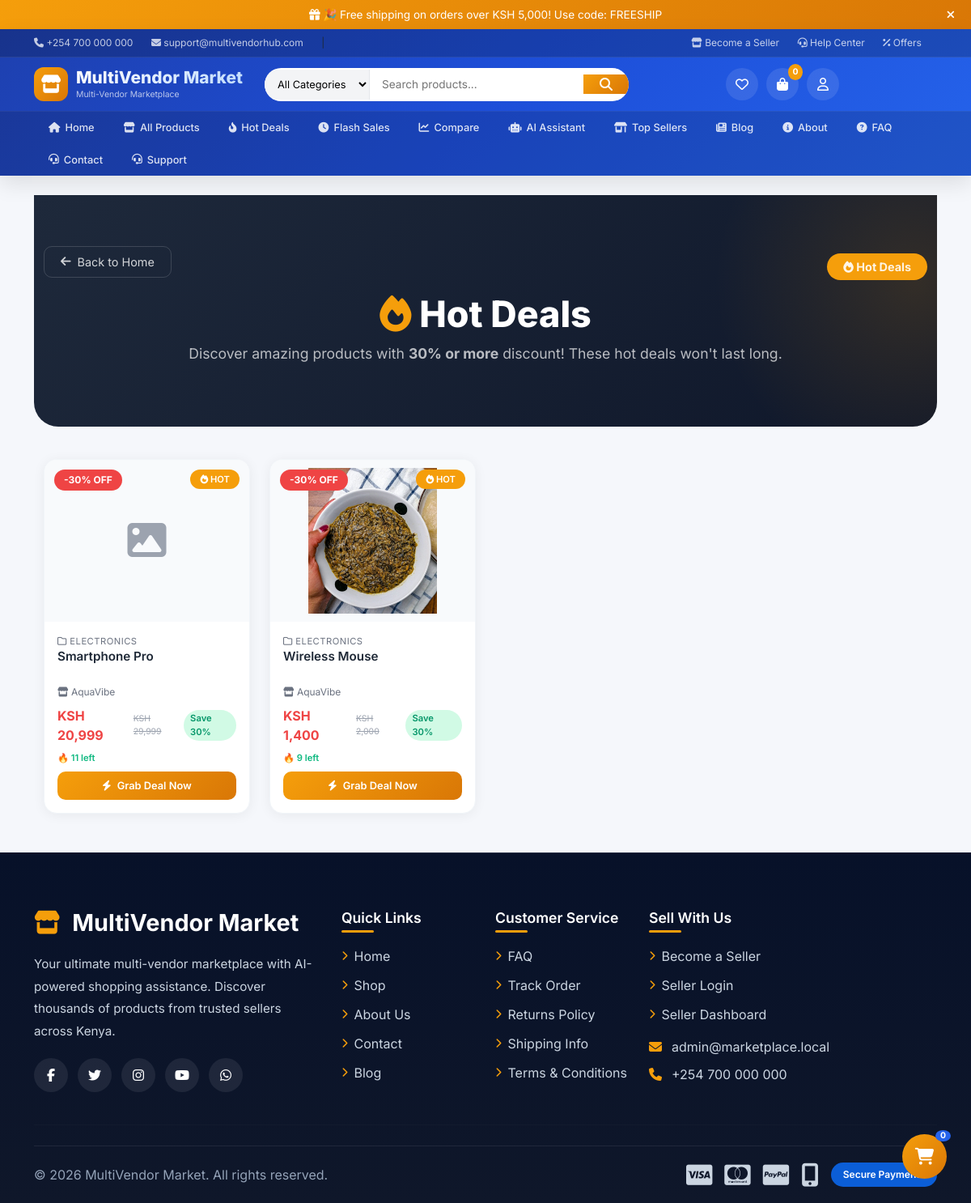
The page /deals.php on the database its author committed.
### tables this page shows
CREATE TABLE `products` (
  `id` int(11) NOT NULL,
  `seller_id` int(11) NOT NULL,
  `category_id` int(11) DEFAULT NULL,
  `name` varchar(190) NOT NULL,
  `slug` varchar(220) NOT NULL,
  `short_description` varchar(255) NOT NULL,
  `description` text DEFAULT NULL,
  `price` decimal(12,2) NOT NULL,
  `stock` int(11) NOT NULL DEFAULT 0,
  `brand` varchar(120) DEFAULT NULL,
  `status` enum('draft','pending','approved','rejected') NOT NULL DEFAULT 'pending',
  `rating` decimal(3,2) DEFAULT 0.00,
  `created_at` datetime NOT NULL,
  `updated_at` datetime DEFAULT NULL,
  `discount_percent` int(11) DEFAULT 0 COMMENT 'Discount percentage (0-99)',
  `discounted_price` decimal(12,2) DEFAULT NULL COMMENT 'Price after discount',
  `discount_start_date` datetime DEFAULT NULL COMMENT 'When discount starts',
  `discount_end_date` datetime DEFAULT NULL COMMENT 'When discount ends',
  `is_on_sale` tinyint(1) DEFAULT 0 COMMENT '1 = on sale, 0 = not on sale'
);

CREATE TABLE `categories` (
  `id` int(11) NOT NULL,
  `name` varchar(120) NOT NULL,
  `slug` varchar(150) NOT NULL,
  `description` text DEFAULT NULL,
  `created_at` datetime NOT NULL
);

CREATE TABLE `sellers` (
  `id` int(11) NOT NULL,
  `user_id` int(11) NOT NULL,
  `shop_name` varchar(150) NOT NULL,
  `shop_logo` varchar(255) DEFAULT NULL,
  `phone` varchar(60) NOT NULL,
  `business_id` varchar(100) NOT NULL,
  `id_image` varchar(255) DEFAULT NULL,
  `description` text DEFAULT NULL,
  `location` varchar(255) DEFAULT NULL,
  `status` enum('pending','verified','rejected') NOT NULL DEFAULT 'pending',
  `subscription_status` enum('active','expired','none') NOT NULL DEFAULT 'none',
  `subscription_expires` date DEFAULT NULL,
  `created_at` datetime NOT NULL
);

CREATE TABLE `product_images` (
  `id` int(11) NOT NULL,
  `product_id` int(11) NOT NULL,
  `filename` varchar(255) NOT NULL,
  `created_at` datetime NOT NULL
);

### includes/functions.php (called while the page is built, shortened)
<?php
function sanitize($value) {
    return htmlspecialchars(trim($value), ENT_QUOTES, 'UTF-8');
}
?>

### deals.php (the view, shortened to what this page needs)
<?php
require_once 'includes/header.php';
$page = isset($_GET['page']) ? (int)$_GET['page'] : 1;
$limit = 12;
$offset = ($page - 1) * $limit;
$sql = "SELECT p.*, c.name as category_name, s.shop_name,
        (SELECT filename FROM product_images WHERE product_id = p.id LIMIT 1) as image
        FROM products p
        LEFT JOIN categories c ON c.id = p.category_id
        LEFT JOIN sellers s ON p.seller_id = s.id
        WHERE p.status = 'approved'
        AND p.stock > 0
        AND p.is_on_sale = 1
        AND p.discount_percent >= 30
        ORDER BY p.discount_percent DESC, p.price DESC
        LIMIT ? OFFSET ?";
$stmt = $mysqli->prepare($sql);
$stmt->bind_param('ii', $limit, $offset);
$stmt->execute();
$products = $stmt->get_result();
$has_products = $products->num_rows > 0;
?>
<div class="deals-hero">
    <div class="container">
        <div style="display:flex;justify-content:space-between;align-items:center;flex-wrap:wrap;gap:12px;margin-bottom:16px;">
            <a href="index.php" class="back-btn">
                <i class="fa-solid fa-arrow-left"></i> Back to Home
            </a>
            <span class="hot-badge-large"><i class="fa-solid fa-fire"></i> Hot Deals</span>
        </div>
        <h1><i class="fa-solid fa-fire" style="color:#f59e0b;"></i> Hot Deals</h1>
        <p>Discover amazing products with <strong>30% or more</strong> discount! These hot deals won't last long.</p>
    </div>
</div>
<div class="container mb-5">
    <?php if (!$has_products): ?>
    <div class="empty-state">
        <i class="fa-solid fa-fire"></i>
        <h3>No Hot Deals Right Now</h3>
        <p>Check back soon for amazing deals with 30%+ discounts!</p>
        <a href="shop.php" class="btn btn-primary"><i class="fa-solid fa-store"></i> Browse Products</a>
    </div>
    <?php else: ?>
    <div class="row g-4">
        <?php while ($product = $products->fetch_assoc()):
            $image_result = $mysqli->query("SELECT filename FROM product_images WHERE product_id = {$product['id']} LIMIT 1");
            $image = $image_result ? $image_result->fetch_assoc() : null;
            $has_image = $image && !empty($image['filename']) && file_exists('uploads/products/' . $image['filename']);
            $discount = $product['discount_percent'] ?? 0;
            $discounted_price = $product['discounted_price'] ?? ($product['price'] * (1 - $discount / 100));
            $sold_sql = "SELECT COUNT(*) as sold FROM order_items oi
                         JOIN orders o ON o.id = oi.order_id
                         WHERE oi.product_id = ? AND o.status != 'cancelled'";
            $sold_stmt = $mysqli->prepare($sold_sql);
            $sold_stmt->bind_param('i', $product['id']);
            $sold_stmt->execute();
            $sold_result = $sold_stmt->get_result();
            $sold_data = $sold_result->fetch_assoc();
            $sold = $sold_data['sold'] ?? 0;
            if ($sold == 0) {
                $sold = rand(5, 50);
            }
            $stock = $product['stock'];
            $remaining = max($stock - $sold, 0);
            if ($remaining == 0 && $stock > 0) {
                $remaining = $stock;
            }
        ?>
        <div class="col-lg-3 col-md-6">
            <div class="product-card">
                <div class="discount-badge">-<?= $discount ?>% OFF</div>
                <div class="hot-badge"><i class="fa-solid fa-fire"></i> HOT</div>
                <div class="product-img-container">
                    <?php if ($has_image): ?>
                        <img src="uploads/products/<?= sanitize($image['filename']) ?>"
                             class="product-img"
                             alt="<?= sanitize($product['name']) ?>"
                             loading="lazy">
                    <?php else: ?>
                        <div class="product-img-placeholder">
                            <i class="fa-solid fa-image"></i>
                        </div>
                    <?php endif; ?>
                </div>
                <div class="product-info">
                    <div class="product-category"><i class="fa-regular fa-folder"></i> <?= sanitize($product['category_name'] ?? 'Uncategorized') ?></div>
                    <div class="product-name"><a href="product.php?id=<?= $product['id'] ?>"><?= sanitize($product['name']) ?></a></div>
                    <div class="product-seller"><i class="fa-solid fa-store"></i> <?= sanitize($product['shop_name'] ?? 'Unknown Seller') ?></div>
                    <div class="product-price">
                        <span class="current">KSH <?= number_format($discounted_price) ?></span>
                        <span class="original">KSH <?= number_format($product['price']) ?></span>
                        <span class="save">Save <?= $discount ?>%</span>
                    </div>
                    <div class="sold-info">
                        <span class="stock-count">🔥 <?= number_format($remaining) ?> left</span>
                    </div>
                    <a href="product.php?id=<?= $product['id'] ?>" class="btn-view">
                        <i class="fa-solid fa-bolt"></i> Grab Deal Now
                    </a>
                </div>
            </div>
        </div>
        <?php endwhile; ?>
    </div>
    <?php endif; ?>
</div>
<?php require_once 'includes/footer.php'; ?>

### includes/header.php (style rules this page uses)
:root { --primary: #2563eb; --primary-dark: #1d4ed8; --secondary: #f59e0b; --success: #10b981; --danger: #ef4444; --dark: #1f2937; --gray: #6b7280; --light-gray: #f3f4f6; --white: #ffffff; --border: #e5e7eb; }
* { margin: 0; padding: 0; box-sizing: border-box; }
body { font-family: 'Inter', sans-serif; background: #f5f7fb; color: #1f2937; }

### deals.php (style rules this page uses)
.deals-hero { background:linear-gradient(135deg,#1e293b 0%,#0f172a 100%); padding:60px 0; border-radius:0 0 30px 30px; margin-bottom:40px; text-align:center; position:relative; overflow:hidden }
.deals-hero::before { content:''; position:absolute; top:-50%; right:-20%; width:500px; height:500px; background:radial-gradient(circle,rgba(245,158,11,0.15) 0%,transparent 70%); border-radius:50% }
.deals-hero h1 { color:#fff; font-size:2.8rem; font-weight:800; position:relative; z-index:1 }
.deals-hero p { color:rgba(255,255,255,0.7); font-size:1.1rem; position:relative; z-index:1 }
.deals-hero .hot-badge-large { display:inline-block; background:#f59e0b; color:#fff; padding:6px 20px; border-radius:50px; font-size:.9rem; font-weight:700; margin-top:12px; animation:pulse 2s infinite }
.back-btn { display:inline-flex; align-items:center; gap:8px; color:rgba(255,255,255,0.8); text-decoration:none; padding:8px 20px; border-radius:10px; border:1px solid rgba(255,255,255,0.15); transition:all .3s; font-size:.9rem }
.product-card { background:#fff; border-radius:16px; overflow:hidden; transition:all .3s; box-shadow:0 2px 15px rgba(0,0,0,0.06); border:1px solid #f1f5f9; height:100%; position:relative }
.product-card .discount-badge { position:absolute; top:12px; left:12px; background:#ef4444; color:#fff; padding:4px 12px; border-radius:50px; font-size:.75rem; font-weight:700; z-index:2 }
.product-card .hot-badge { position:absolute; top:12px; right:12px; background:#f59e0b; color:#fff; padding:4px 12px; border-radius:50px; font-size:.7rem; font-weight:600; z-index:2 }
.product-card .product-img-container { height:200px; background:#f8fafc; display:flex; align-items:center; justify-content:center; overflow:hidden }
.product-card .product-img { height:100%; width:100%; object-fit:contain; padding:10px }
.product-card .product-img-placeholder { font-size:3rem; color:#9ca3af }
.product-card .product-info { padding:16px }
.product-card .product-category { font-size:.7rem; color:#6b7280; text-transform:uppercase; letter-spacing:.5px }
.product-card .product-name { font-weight:600; color:#1f2937; font-size:.95rem; margin-bottom:4px; display:-webkit-box; -webkit-line-clamp:2; -webkit-box-orient:vertical; overflow:hidden; min-height:2.6rem }
.product-card .product-name a { color:inherit; text-decoration:none }
.product-card .product-seller { font-size:.75rem; color:#6b7280; margin-bottom:4px }
.product-card .product-price { display:flex; align-items:center; gap:10px; margin:8px 0 }
.product-card .product-price .current { font-size:1rem; font-weight:700; color:#ef4444 }
.product-card .product-price .original { font-size:.65rem; color:#9ca3af; text-decoration:line-through }
.product-card .product-price .save { font-size:.7rem; background:#d1fae5; color:#059669; padding:2px 8px; border-radius:50px; font-weight:600 }
.product-card .sold-info { display:flex; justify-content:space-between; font-size:.7rem; color:#6b7280; margin-bottom:8px }
.product-card .sold-info .stock-count { color:#10b981; font-weight:600 }
.product-card .btn-view { width:100%; padding:8px; background:linear-gradient(135deg,#f59e0b,#d97706); color:#fff; border:none; border-radius:10px; font-size:.8rem; font-weight:600; cursor:pointer; transition:all .3s; text-align:center; text-decoration:none; display:block }
.product-card .btn-view i { margin-right:4px }

### rows shown on the page
products: discount_percent "30", category.name "ELECTRONICS", name "Smartphone Pro", seller.shop_name "AquaVibe", discounted_price "20,999", price "29,999", stock "11"
products: discount_percent "30", product_images.filename (picture), category.name "ELECTRONICS", name "Wireless Mouse", seller.shop_name "AquaVibe", discounted_price "1,400", price "2,000", remaining "9"

### other values the page prints
SITE_NAME "MultiVendor Market"
$cart_count "0"
ADMIN_EMAIL "admin@marketplace.local"
